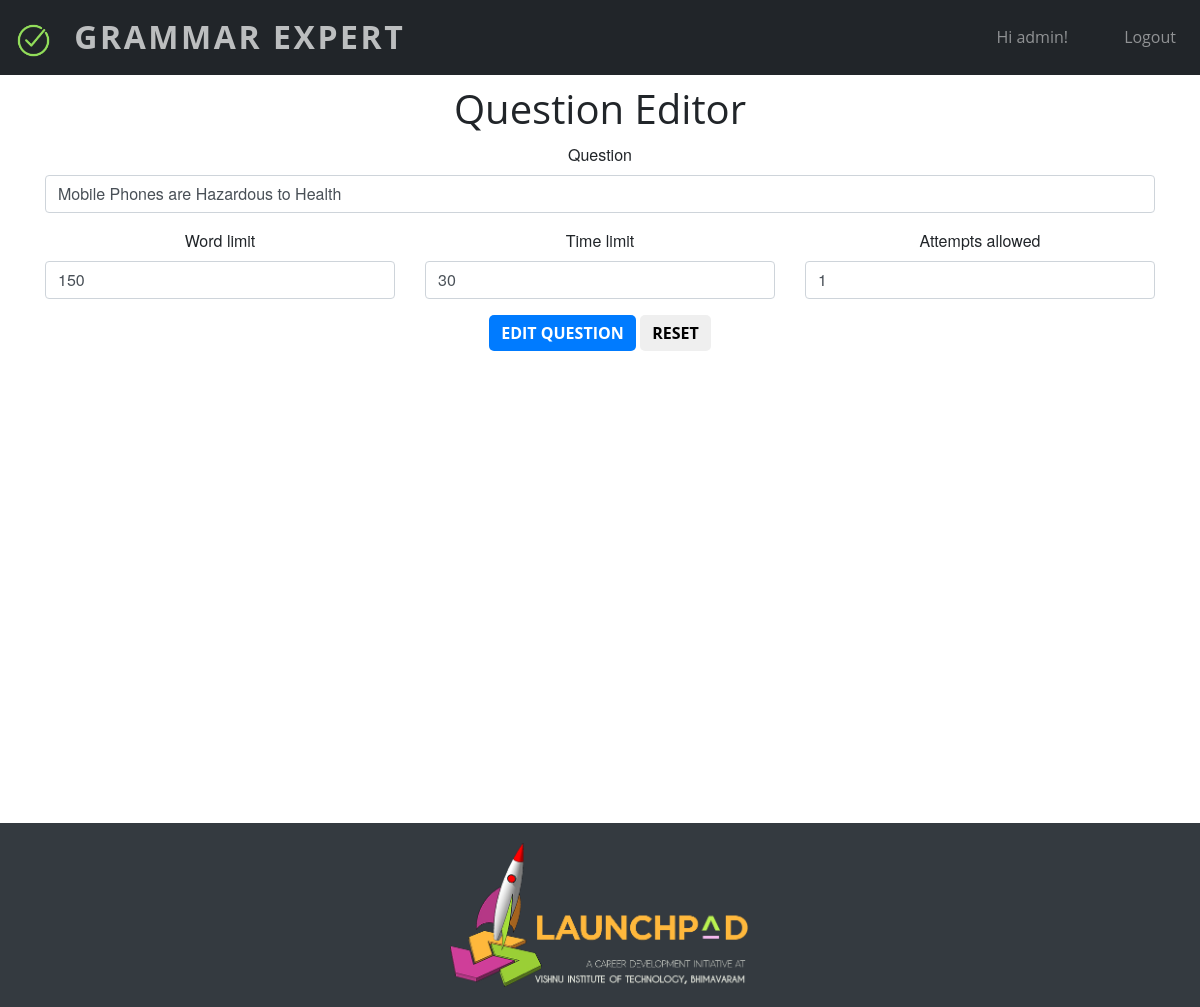
The page /updatequestion/5 (signed in) on the database its author committed.
### myapp/models.py (models this page shows, shortened)
class Question(models.Model):
    question = models.CharField(max_length = 500)
    user = models.ForeignKey(User, on_delete=models.CASCADE)
    code = models.CharField(max_length = 8,unique = True)
    word_limit = models.IntegerField(default=300)
    attempts_allowed = models.IntegerField(default=1)
    date_created = models.DateField(default=datetime.now)
    time_limit = models.IntegerField(default=30)

### myapp/views.py (the view, shortened to what this page needs)
# urls.py: path('updatequestion/<int:pk>',views.EditQuestion.as_view(), name = 'updatequestion'),
class EditQuestion(PermissionRequiredMixin,LoginRequiredMixin,generic.UpdateView):
    login_url = '/login/'
    model = Question
    form_class = QuestionForm
    template_name = 'editquestion.html'
    success_url = reverse_lazy("questionmanager")
    def has_permission(self):
        question  = Question.objects.get(id=self.kwargs['pk'])
        return question.user == self.request.user

### myapp/forms.py
class QuestionForm(forms.ModelForm):
    class Meta:
        model = Question
        fields = ["question", "attempts_allowed", "word_limit", "time_limit"]

### myapp/templates/editquestion.html (shortened to what this page needs)
{% load static %}
{% load bootstrap4 %}
{% include 'header.html' %}
<h1 style="text-align: center; margin:10px auto;">Question Editor</h1>
<div class="container masthead text-center">
    <form role="form" method="post">
            <div class="row">
            <div class="col-md-12">
                {%  bootstrap_field form.question %}
            </div>
            </div>
            <div class="row">
            <div class="col-md-4">
                {%  bootstrap_field form.word_limit %}
            </div>
            <div class="col-md-4">
                    {%  bootstrap_field form.time_limit %}
            </div>
            <div class="col-md-4">
                    {%  bootstrap_field form.attempts_allowed %}
            </div>
            </div>
            <button type="submit" class="btn btn-primary">Edit Question</button>
            <button type="reset" class="btn btn-default">Reset</button>
        </form>
</div>
<div style="height:30px;"></div>
{% include 'footer.html' %}
</body>
</html>

### myapp/templates/header.html (shortened to what this page needs)
<!DOCTYPE html>
{% load bootstrap4 %}
{% load static %}
<html lang="en">
<head>
    <link rel="stylesheet" href="https://maxcdn.bootstrapcdn.com/bootstrap/4.0.0/css/bootstrap.min.css">
    <link rel="stylesheet" href="{% static "header.css"%}"/>
</head>
<body>
    <nav id="mainNav" class="navbar navbar-expand-lg navbar-dark bg-dark py-2">
        <a id="homelink" class="navbar-brand d-inline-block align-top" href="{% url "homepage" %}">
            <img src="{% static "images/correct.png" %}" width="35" height="35" alt="">
            <span>Grammar Expert</span>
        </a>
        <div class="collapse navbar-collapse" id="navbarNavAltMarkup">
        <div class="navbar-nav ml-auto">
        {% if user.is_authenticated %}
          <a class="nav-item nav-link pr-5">Hi {{ user.username }}!</a>
          <a class="nav-item nav-link pr-2" href="{% url "logout" %}">Logout</a>
        {% else %}
            <a class="nav-item nav-link pr-5"  href="{% url "login" %}">Login</a>
            <a class="nav-item nav-link pr-2" href="{% url "signup" %}">Signup</a>
        {% endif %}
        </div>
      </div>
    </nav>

### myapp/static/header.css (style rules this page uses)
body, html { width: 100%; height: 100%; }
body { font-family: 'Merriweather', 'Helvetica Neue', Arial, sans-serif; }
a { color: #F05F40; -webkit-transition: all 0.2s; -moz-transition: all 0.2s; transition: all 0.2s; }
h1, h2, h3, h4, h5, h6 { font-family: 'Open Sans', 'Helvetica Neue', Arial, sans-serif; }
.bg-dark { background-color: #212529 !important; }
#mainNav { border-bottom: 1px solid rgba(33, 37, 41, 0.1); background-color: #fff; font-family: 'Open Sans', 'Helvetica Neue', Arial, sans-serif; -webkit-transition: all 0.2s; -moz-transition: all 0.2s; transition: all 0.2s; }
#mainNav .navbar-brand { font-weight: 700; text-transform: uppercase; color: #F05F40; font-family: 'Open Sans', 'Helvetica Neue', Arial, sans-serif; }
@media (min-width: 992px) { #mainNav { border-color: transparent; background-color: transparent; } }
@media (min-width: 992px) { #mainNav .navbar-brand { color: rgba(255, 255, 255, 0.7); } }
.masthead { padding-top: 10rem; padding-bottom: calc(10rem - 56px); background-position: center center; -webkit-background-size: cover; -moz-background-size: cover; -o-background-size: cover; background-size: cover; }
@media (min-width: 992px) { .masthead { min-height: 650px; padding-top: 0; padding-bottom: 0; } }
.btn { font-weight: 700; text-transform: uppercase; border: none; border-radius: 5px; font-family: 'Open Sans', 'Helvetica Neue', Arial, sans-serif; }
.navbar-brand span { padding-left: 15px; letter-spacing: 0.0800em; }
#homelink { text-decoration: none; color:white; font-size:2em; text-decoration: none; }

### rows shown on the page
Question: question "Mobile Phones are Hazardous to Health", word_limit "150", time_limit "30", attempts_allowed "1"

### other values the page prints
{{ user.username }} "admin"
